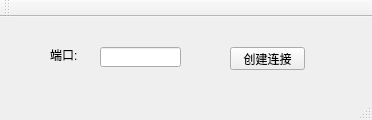
<?xml version="1.0" encoding="UTF-8"?>
<ui version="4.0">
 <class>MainWindow</class>
 <widget class="QMainWindow" name="MainWindow">
  <property name="geometry">
   <rect>
    <x>0</x>
    <y>0</y>
    <width>372</width>
    <height>120</height>
   </rect>
  </property>
  <property name="windowTitle">
   <string>MainWindow</string>
  </property>
  <widget class="QWidget" name="centralWidget">
   <widget class="QLabel" name="label">
    <property name="geometry">
     <rect>
      <x>50</x>
      <y>30</y>
      <width>51</width>
      <height>16</height>
     </rect>
    </property>
    <property name="text">
     <string>端口:</string>
    </property>
   </widget>
   <widget class="QLineEdit" name="lineEdit_Port">
    <property name="geometry">
     <rect>
      <x>100</x>
      <y>30</y>
      <width>81</width>
      <height>20</height>
     </rect>
    </property>
   </widget>
   <widget class="QPushButton" name="pushButton_Listen">
    <property name="geometry">
     <rect>
      <x>230</x>
      <y>30</y>
      <width>75</width>
      <height>23</height>
     </rect>
    </property>
    <property name="text">
     <string>创建连接</string>
    </property>
   </widget>
  </widget>
  <widget class="QMenuBar" name="menuBar">
   <property name="geometry">
    <rect>
     <x>0</x>
     <y>0</y>
     <width>372</width>
     <height>23</height>
    </rect>
   </property>
  </widget>
  <widget class="QToolBar" name="mainToolBar">
   <attribute name="toolBarArea">
    <enum>TopToolBarArea</enum>
   </attribute>
   <attribute name="toolBarBreak">
    <bool>false</bool>
   </attribute>
  </widget>
  <widget class="QStatusBar" name="statusBar"/>
 </widget>
 <layoutdefault spacing="6" margin="11"/>
 <resources/>
 <connections/>
</ui>
